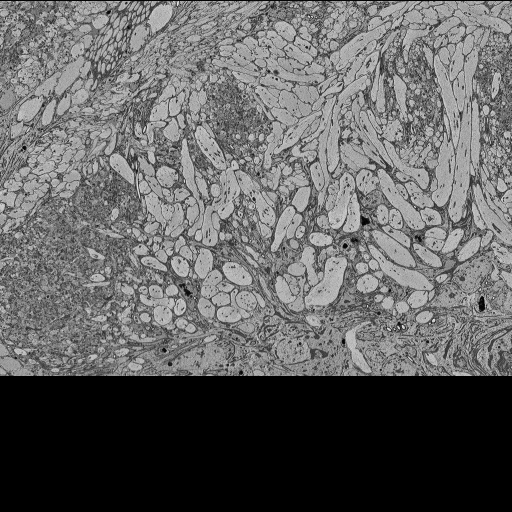
#> input picture output/pyramid/0/0/0_0.jpg, 1024 x 1024 px (shown at 1/2 size); its folder holds only this picture in this run
$ python pyramid_make.py --input_folder output/pyramid/0/0 --output_folder out
#> lines starting #> are read from the running program, lines starting #| are printed output that depends on the picture
#!/usr/bin/env python3
# -*- coding: utf-8 -*-
"""
Title: pyramid_make.py
Date: March 7th, 2024
Author: Valentin Gillet and Auguste de Pennart
Description:
    makes image pyramids from image(s)

List of functions:
    file_sort
        sort numerically file list
    make_mask
        processing, more information online
    process_image
        makes image pyramid
        curerntly does not process image
    process_image_stack
        parralelizes process_image

List of "non standard modules"
    plot_functions:
        a module containing all functions to create 2d plot of neurons

Procedure:
    1. takes image folder as input
    2. makes image pyramid
    3. exports pyramid to output folder

Usage:
    pyramid_make.py [-h] [-v] -i INPUT_FOLDER -o OUTPUT_FOLDER
                         [-t TILE_SIZE] [-l LAYER_NUMBER]
                         [-d DOWNSCALE_FACTOR] [-c CORES]

known error:
    1. processing currently disabled

 """
import logging
import matplotlib.pyplot as plt
import numpy as np
import os, re, sys
import argparse


from multiprocessing import Pool
from PIL import Image
from skimage import data
from skimage.transform import pyramid_gaussian
from skimage import filters, exposure
from tqdm import tqdm
from scipy import ndimage

logging.basicConfig(level=logging.INFO)

Image.MAX_IMAGE_PIXELS = None

# func:sorts through files
# inputs:
#	file_list:
#		list of files to be sorted
#	sort_by_digit:
#		specified digit to sort by
#	rev:
#		places objects in descending order
# #outputs:
#	file_list:
#		list of sorted files/objects
def file_sort(file_list=None, sort_by_digit=0, rev=False):
#> called with sort_by_digit = 0, rev = False
	for n, filename in enumerate(file_list):
		for m, filename_2 in enumerate(file_list[n+1:len(file_list)]):
			try:
				match = int(re.findall("(\d+)", str(filename))[sort_by_digit])
				match_2 = int(re.findall(
					"(\d+)", str(filename_2))[sort_by_digit])
			except IndexError:
				print(" ERROR: Currently only works with filenames containing digits")
				sys.exit("Currently only works with filenames containing digits")
			if not rev:
				if match > match_2:
					temp_1 = filename
					temp_2 = filename_2
					filename = temp_2
					filename_2 = temp_1
					file_list[n] = temp_2
					file_list[n+m+1] = temp_1
			if rev:
				if n < n+1:
					temp_1 = filename
					temp_2 = filename_2
					filename = temp_2
					filename_2 = temp_1
					file_list[n] = temp_2
					file_list[n+m+1] = temp_1
	return file_list

def make_mask(image):
    kernel = np.array([[1,1,1],
                       [1,1,1],
                       [1,1,1]])

    mask_data = ndimage.binary_erosion(np.pad(image, 1),
                                       structure=kernel,
                                       iterations=1).astype(int)
    mask_data = ndimage.binary_fill_holes(mask_data)

    return mask_data[1:-1, 1:-1]


def process_image(file_path_dict):

    #splitting into two lists, for simplicity
    filepath=file_path_dict[0]
    meta_data=file_path_dict[1][0]
    file_num=file_path_dict[1][1]
    img  = Image.open(os.path.abspath(filepath))
#> img is the input picture: PIL image 1024x1024 L; min 0, max 255, mean 98.4
    image = np.asarray(img)
    #pull up a try statement here for finding if windows or not
    z = filepath[:-4].split('/')[-1]
    if not z:
        z = filepath[:-4].split('\\')[-1]

    image_dir = os.path.join(meta_data[1], str(file_num))
    try:
        os.makedirs(image_dir, exist_ok=True)
    except:
        print('skipping')
        return False

    if meta_data[10]:
        mask = make_mask(image)
        # Gaussian + CLAHE, becomes float
        image = filters.gaussian(image, sigma=meta_data[4])
        image = exposure.equalize_adapthist(image,
                                            kernel_size=meta_data[5],
                                            nbins=meta_data[6],
                                            clip_limit=meta_data[7])
        # Get back to 8bit
        image = (image*255).astype(np.uint8)
        image[np.logical_not(mask)] = 0

    # create pyramid array
    pyramid = tuple(pyramid_gaussian(image,
                                     downscale=meta_data[9],
                                     max_layer=meta_data[8]))
#> pyramid = 5 items

    # For each pyramid layer, create tiles
    for i, layer in enumerate(pyramid):
        nested_dir=os.path.join(image_dir, str(i))
        os.makedirs(nested_dir, exist_ok=True)

        y_tiles, x_tiles = np.array(layer.shape) // meta_data[3]
        for y in range(y_tiles+1):
            for x in range(x_tiles+1):
                subarray = layer[y*meta_data[3]:(y+1)*meta_data[3], x*meta_data[3]:(x+1)*meta_data[3]]
                if not np.any(subarray > 0):
                    continue
                if subarray.shape != (meta_data[3], meta_data[3]):
                    # Pad array so it's correct tile size
                    diff = meta_data[3] - np.array(subarray.shape)
                    subarray = np.pad(subarray,
                                      ((0, diff[0]), (0, diff[1])),
                                      mode='constant', constant_values=0)

                subarray = (subarray*255).astype(np.uint8)  # Get back to 8bit
                # Save to file
                filename = os.path.join(nested_dir, f'{y}_{x}.jpg')
                im = Image.fromarray(subarray)
                im.save(filename, 'JPEG')
#> this loop made 5 passes
#> (y_tiles, x_tiles) on passes 1 to 5: (1, 1), (0, 0), (0, 0), (0, 0), (0, 0)
#> pass 2, in process_image, `im.save(filename, 'JPEG')`:
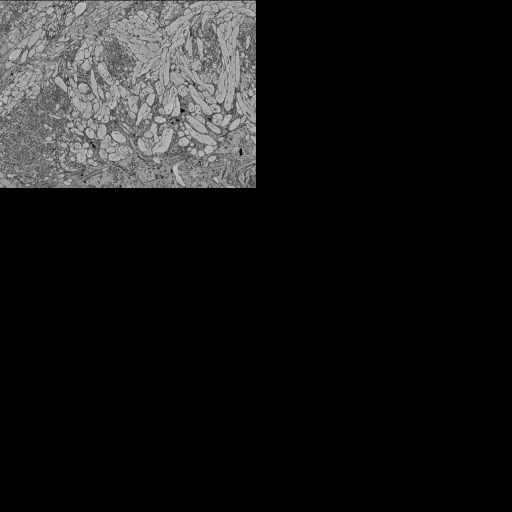
#> saved as 0_0.jpg: PIL image 1024x1024 L (shown at 1/2 size); min 0, max 212, mean 24.5
#> after the loop:
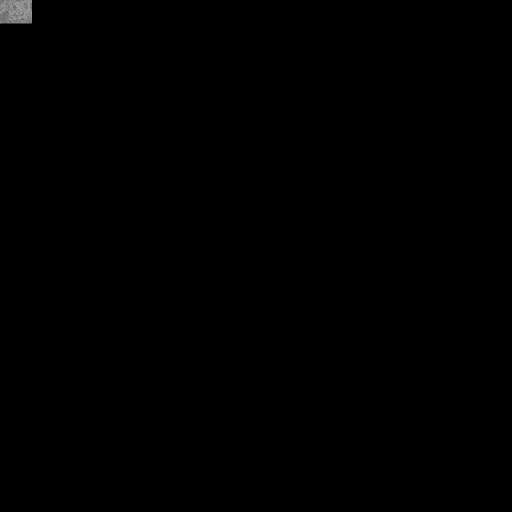
#> im: PIL image 1024x1024 L (shown at 1/2 size); min 0, max 176, mean 0.4
#> after the loop, diff = [960, 960]
    return True


def process_image_stack(files_dir,
                        n_workers,
                        out_dir,
                        process,
                        tile_size=512,
                        sigma_gauss=1,
                        kernel_CLAHE=[300,300],
                        nbins_CLAHE=256,
                        clip_CLAHE=1.7,
                        layer_limit_pyr=4,
                        downscaled_pyr=2):
    #making list of all viariables except files_dir, this will be added to all variables in inputs in the form of a dictionary, to allow iteration but also keeping the meta with each image
    files_dir = os.path.abspath(files_dir)
    files_list = file_sort(os.listdir(files_dir))
    main_dir = os.path.join(out_dir, 'pyramid')
    meta_data=[n_workers,main_dir,process,tile_size,sigma_gauss,kernel_CLAHE,nbins_CLAHE,clip_CLAHE,layer_limit_pyr,downscaled_pyr,process]
    os.makedirs(main_dir, exist_ok=True)

    inputs = [os.path.join(files_dir, f) for f in files_list]
    inputs_dict = {f:[meta_data,n] for n, f in enumerate(inputs)} # can we avoid making nested list?
    logging.info(f'Processing {len(inputs)} images from: {files_dir}')
    logging.info(f'Using {n_workers} workers')
    # Process images in parallel
    with Pool(n_workers) as p:
        results = list(tqdm(p.imap(process_image, inputs_dict.items()), total=len(inputs)))

    logging.info('Done!')
    logging.info(f'Output in: {main_dir}')
    return

if __name__ == '__main__':
    usage='make an image pyramd of inputted image(s)'
    parser=argparse.ArgumentParser(description=usage)#create an argument parser

    #creates the argument for program version
    parser.add_argument('-v', '--version',
                        action='version',
                        version='%(prog)s 1.0')
    #creates the argument where input_folder will be inputted
    parser.add_argument('-i', '--input_folder',
                        metavar='INPUT_FOLDER',
                        dest='files_dir',
                        required=True,
                        help='input folder')
    #creates the argument where the output folder will be inputted
    parser.add_argument('-o', '--output_folder',
                        metavar='OUTPUT_FOLDER',
                        dest='out_dir',
                        required=True,
                        help='output folder')
    #creates the argument where the tile size will be inputted
    parser.add_argument('-t', '--tile_size',
                        metavar='TILE_SIZE',
                        dest='tile_size',
                        default=1024,
                        type=int,
                        help='the size of each individual tile making up an image')
    #creates the argument where the layer number be inputted
    parser.add_argument('-l', '--LAYER_number',
                        metavar='LAYER_NUMBER',
                        dest='layer_limit_pyr',
                        default=4,
                        type=int,
                        help='number of layers referring to depth of pyramid')
    #creates the argument where the downscale factor will be inputted
    parser.add_argument('-d', '--dowwnscale_factor',
                        metavar='DOWNSCALE_FACTOR',
                        dest='downscaled_pyr',
                        default=2,
                        type=int,
                        help='scaling factor between each layer')
    #creates the argument where the number of cores will be inputted
    parser.add_argument('-c', '--cores',
                        metavar='CORES',
                        dest='n_workers',
                        default=1,
                        type=int,
                        help='number of cores to use')
    args=parser.parse_args()#parses command line
    #currently does not process images
    process = False
    process_image_stack(os.path.abspath(args.files_dir),
                        args.n_workers,
                        os.path.abspath(args.out_dir),
                        process,
                        args.tile_size,
                        sigma_gauss=1,
                        kernel_CLAHE=[300,300],
                        nbins_CLAHE=256,
                        clip_CLAHE=1.7,
                        layer_limit_pyr=args.layer_limit_pyr,
                        downscaled_pyr=args.downscaled_pyr
                       )

$ run again, on output/pyramid/0/0/0_1.jpg
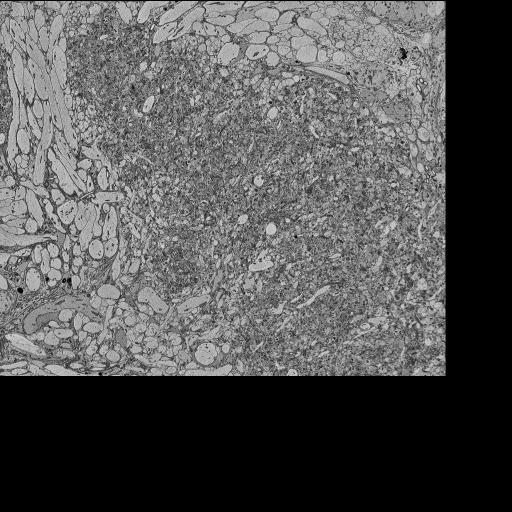
#> input picture output/pyramid/0/0/0_1.jpg, 1024 x 1024 px (shown at 1/2 size)
#> in process_image, img is the input picture: PIL image 1024x1024 L; min 0, max 253, mean 83.4
#> pyramid = 5 items
#> the loop in process_image, `for i, layer in enumerate(pyramid):` made 5 passes
#> (y_tiles, x_tiles) on passes 1 to 5: (1, 1), (0, 0), (0, 0), (0, 0), (0, 0)
#> pass 2, in process_image, `im.save(filename, 'JPEG')`:
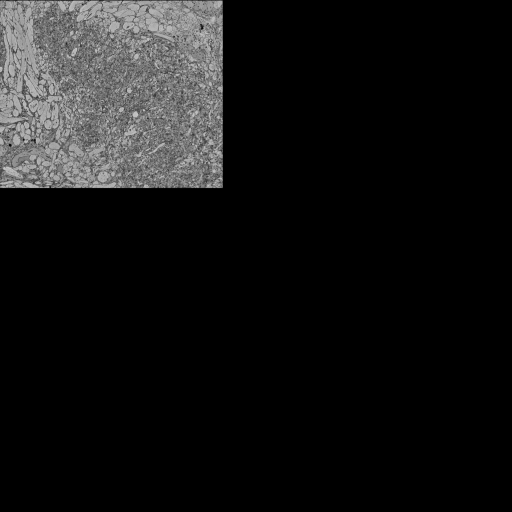
#> saved as 0_0.jpg: PIL image 1024x1024 L (shown at 1/2 size); min 0, max 208, mean 20.8
#> after the loop in process_image, `for i, layer in enumerate(pyramid):`: diff = [960, 960]
